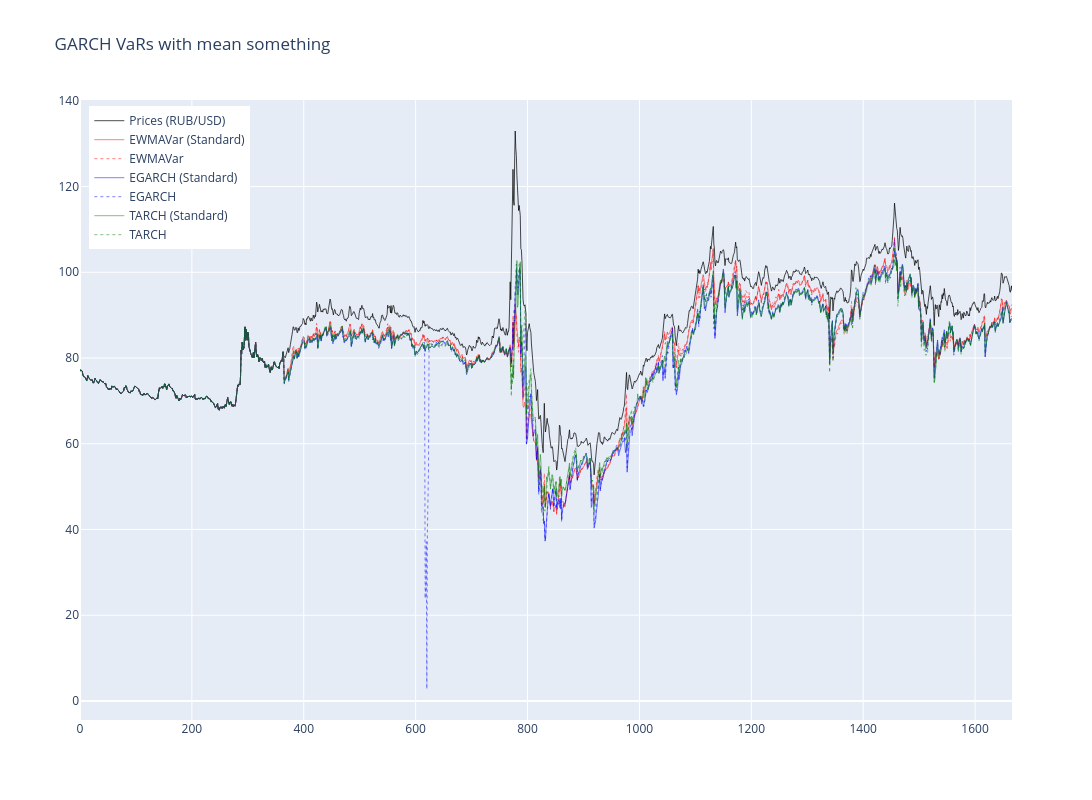

Here is the notebook cell this chart was saved with:
### Code cell
# Create figure
fig = go.Figure()

# Add the returns line (scaled)
fig.add_trace(go.Scatter(
    x=np.arange(len(prices_usd)),
    y= prices_usd,
    mode='lines',
    name='Prices (RUB/USD)',
    line=dict(color='black', width=1),
    opacity=0.7
))

# Add GARCH(1,1)
fig.add_trace(go.Scatter(
    x=np.arange(len(prices_usd)),
    y=turn_var_into_real_terms(_ewma94_vars, prices_usd),
    mode='lines',
    line=dict(color='red', width=0.5),
    name='EWMAVar (Standard)'
))

fig.add_trace(go.Scatter(
    x=np.arange(len(prices_usd)),
    y=turn_var_into_real_terms(_ewmavar_harx_vars, prices_usd),
    mode='lines',
    line=dict(color='red', width=0.5, dash='dot'),
    name='EWMAVar'
))

fig.add_trace(go.Scatter(
    x=np.arange(len(prices_usd)),
    y=turn_var_into_real_terms(_egarch_vars, prices_usd),
    mode='lines',
    line=dict(color='blue', width=0.5),
    name='EGARCH (Standard)'
))

fig.add_trace(go.Scatter(
    x=np.arange(len(prices_usd)),
    y=turn_var_into_real_terms(_egarch_harx_vars, prices_usd),
    mode='lines',
    line=dict(color='blue', width=0.5, dash='dot'),
    name='EGARCH'
))

fig.add_trace(go.Scatter(
    x=np.arange(len(prices_usd)),
    y=turn_var_into_real_terms(_tarch_vars, prices_usd),
    mode='lines',
    line=dict(color='green', width=0.5),
    name='TARCH (Standard)'
))

fig.add_trace(go.Scatter(
    x=np.arange(len(prices_usd)),
    y=turn_var_into_real_terms(_tarch_harx_vars, prices_usd),
    mode='lines',
    line=dict(color='green', width=0.5, dash='dot'),
    name='TARCH'
))

# Update layout
fig.update_layout(
    title=f'GARCH VaRs with mean something',
    width=1200,
    height=800,
    hovermode='x unified',
    legend=dict(
        yanchor="top",
        y=0.99,
        xanchor="left",
        x=0.01
    )
)

fig.show()

### Figure 1 — Plotly figure (JSON) as saved in the notebook; plotly's stock layout.template omitted (floating-point values rounded to 4 significant figures; data arrays with more than 128 entries replaced by an {"elided": "..."} marker saying what was removed)
{"data": [{"line": {"color": "black", "width": 1}, "mode": "lines", "name": "Prices (RUB/USD)", "opacity": 0.7, "type": "scatter", "x": {"elided": "1667 int values"}, "y": {"elided": "1667 float values"}}, {"line": {"color": "red", "width": 0.5}, "mode": "lines", "name": "EWMAVar (Standard)", "type": "scatter", "x": {"elided": "1667 int values"}, "y": {"elided": "1666 float values"}}, {"line": {"color": "red", "dash": "dot", "width": 0.5}, "mode": "lines", "name": "EWMAVar", "type": "scatter", "x": {"elided": "1667 int values"}, "y": {"elided": "1666 float values"}}, {"line": {"color": "blue", "width": 0.5}, "mode": "lines", "name": "EGARCH (Standard)", "type": "scatter", "x": {"elided": "1667 int values"}, "y": {"elided": "1666 float values"}}, {"line": {"color": "blue", "dash": "dot", "width": 0.5}, "mode": "lines", "name": "EGARCH", "type": "scatter", "x": {"elided": "1667 int values"}, "y": {"elided": "1666 float values"}}, {"line": {"color": "green", "width": 0.5}, "mode": "lines", "name": "TARCH (Standard)", "type": "scatter", "x": {"elided": "1667 int values"}, "y": {"elided": "1666 float values"}}, {"line": {"color": "green", "dash": "dot", "width": 0.5}, "mode": "lines", "name": "TARCH", "type": "scatter", "x": {"elided": "1667 int values"}, "y": {"elided": "1666 float values"}}], "layout": {"height": 800, "hovermode": "x unified", "legend": {"x": 0.01, "xanchor": "left", "y": 0.99, "yanchor": "top"}, "title": {"text": "GARCH VaRs with mean something"}, "width": 1200}}
